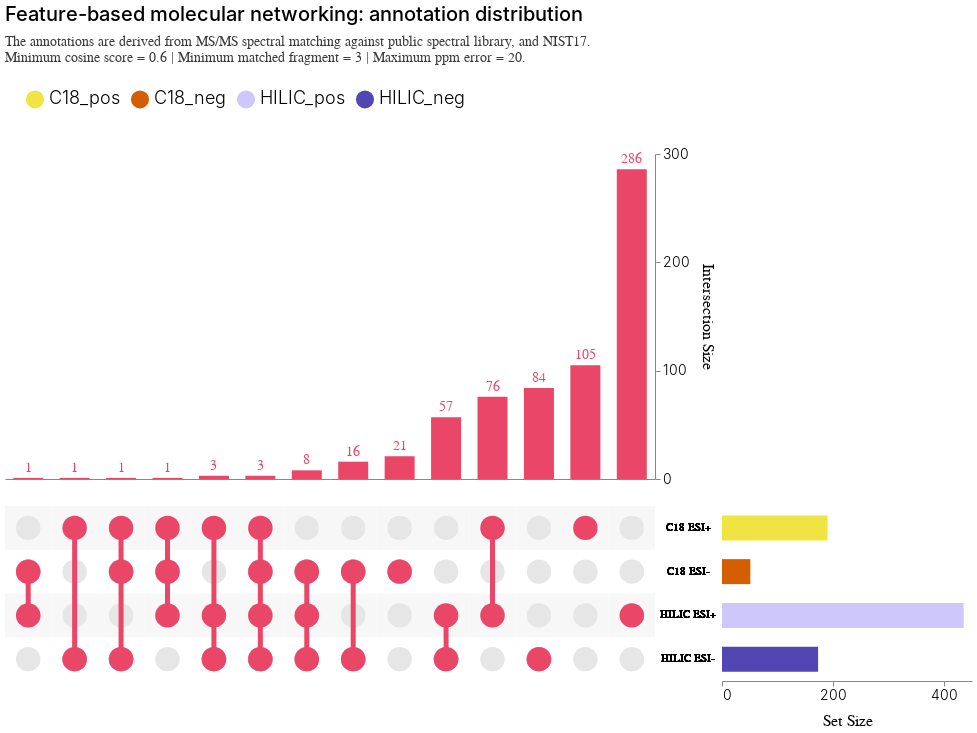

Notebook source saved alongside this figure:
### Code cell
UpSetAltair(
    data=df.copy(),
    title="Feature-based molecular networking: annotation distribution",
    subtitle=[
        "The annotations are derived from MS/MS spectral matching against public spectral library, and NIST17.",
        "Minimum cosine score = 0.6 | Minimum matched fragment = 3 | Maximum ppm error = 20."],
    sets=["C18_pos", "C18_neg", "HILIC_pos", "HILIC_neg"],
    abbre=["C18 ESI+", "C18 ESI-", "HILIC ESI+", "HILIC ESI-"],
    sort_by="frequency",
    sort_order="ascending",
    
    # Custom options:
    width=900,
    height=500,
    height_ratio=0.65,
    color_range=["#F0E442", "#D55E00", "#cdc7fc", "#5246b3"],
    #highlight_color="#d61e1e",
    horizontal_bar_chart_width=250,
    glyph_size=600,
    set_label_bg_size=650,
    line_connection_size=5,
    horizontal_bar_size=25,
    vertical_bar_label_size=14,
    vertical_bar_padding=14
)

### Figure 1 — Vega-Lite specification as saved in the notebook (floating-point values rounded to 4 significant figures)
{"config": {"view": {"continuousWidth": 400, "continuousHeight": 300, "stroke": null}, "axis": {"labelFontSize": 14, "labelFontWeight": 300, "titleFontSize": 16, "titleFontWeight": 400, "titlePadding": 10}, "concat": {"spacing": 0}, "legend": {"labelFontSize": 18, "labelFontWeight": 300, "orient": "top", "padding": 20, "symbolSize": 325.0, "symbolType": "circle", "titleFontSize": 16, "titleFontWeight": 400}, "title": {"anchor": "start", "fontSize": 18, "fontWeight": 400, "subtitlePadding": 10}}, "vconcat": [{"layer": [{"mark": {"type": "bar", "color": "#3A3A3A", "size": 30}, "encoding": {"color": {"condition": {"value": "#3A3A3A", "selection": {"not": "selector011"}}, "value": "#EA4667"}, "tooltip": [{"type": "quantitative", "aggregate": "max", "field": "count", "title": "Cardinality"}, {"type": "quantitative", "field": "degree", "title": "Degree"}], "x": {"type": "nominal", "axis": {"domain": true, "grid": false, "labels": false, "ticks": false}, "field": "intersection_id", "sort": {"field": "count", "order": "ascending"}, "title": null}, "y": {"type": "quantitative", "aggregate": "max", "axis": {"grid": false, "orient": "right", "tickCount": 3}, "field": "count", "title": "Intersection Size"}}, "height": 325.0, "selection": {"selector011": {"type": "single", "fields": ["intersection_id"], "on": "mouseover"}, "selector010": {"type": "multi", "fields": ["set"], "bind": "legend"}}, "transform": [{"filter": {"selection": "selector010"}}, {"pivot": "set", "value": "is_intersect", "groupby": ["intersection_id", "count"], "op": "max"}, {"aggregate": [{"op": "sum", "field": "count", "as": "count"}], "groupby": ["C18_pos", "C18_neg", "HILIC_pos", "HILIC_neg"]}, {"calculate": "(isDefined(datum['C18_pos']) ? datum['C18_pos'] : 0)+(isDefined(datum['C18_neg']) ? datum['C18_neg'] : 0)+(isDefined(datum['HILIC_pos']) ? datum['HILIC_pos'] : 0)+(isDefined(datum['HILIC_neg']) ? datum['HILIC_neg'] : 0)", "as": "degree"}, {"filter": "(datum['degree'] !== 0)"}, {"window": [{"op": "row_number", "field": "", "as": "intersection_id"}], "frame": [null, null]}, {"fold": ["C18_pos", "C18_neg", "HILIC_pos", "HILIC_neg"], "as": ["set", "is_intersect"]}, {"lookup": "set", "from": {"data": {"name": "data-81bd8564ec9a780c88980c1eb9b445b9"}, "key": "set", "fields": ["set_abbre"]}}, {"lookup": "set", "from": {"data": {"name": "data-219898c82a44a26c7955b1fca408adfc"}, "key": "set", "fields": ["set_order"]}}, {"filter": {"selection": "selector010"}}, {"window": [{"op": "distinct", "field": "set", "as": "set_order"}], "frame": [null, 0], "sort": [{"field": "set_order"}]}], "width": 650}, {"mark": {"type": "text", "color": "#3A3A3A", "dy": -10, "size": 14}, "encoding": {"color": {"condition": {"value": "#3A3A3A", "selection": {"not": "selector011"}}, "value": "#EA4667"}, "text": {"type": "quantitative", "field": "count", "format": ".0f"}, "tooltip": [{"type": "quantitative", "aggregate": "max", "field": "count", "title": "Cardinality"}, {"type": "quantitative", "field": "degree", "title": "Degree"}], "x": {"type": "nominal", "axis": {"domain": true, "grid": false, "labels": false, "ticks": false}, "field": "intersection_id", "sort": {"field": "count", "order": "ascending"}, "title": null}, "y": {"type": "quantitative", "aggregate": "max", "axis": {"grid": false, "orient": "right", "tickCount": 3}, "field": "count", "title": "Intersection Size"}}, "height": 325.0, "transform": [{"filter": {"selection": "selector010"}}, {"pivot": "set", "value": "is_intersect", "groupby": ["intersection_id", "count"], "op": "max"}, {"aggregate": [{"op": "sum", "field": "count", "as": "count"}], "groupby": ["C18_pos", "C18_neg", "HILIC_pos", "HILIC_neg"]}, {"calculate": "(isDefined(datum['C18_pos']) ? datum['C18_pos'] : 0)+(isDefined(datum['C18_neg']) ? datum['C18_neg'] : 0)+(isDefined(datum['HILIC_pos']) ? datum['HILIC_pos'] : 0)+(isDefined(datum['HILIC_neg']) ? datum['HILIC_neg'] : 0)", "as": "degree"}, {"filter": "(datum['degree'] !== 0)"}, {"window": [{"op": "row_number", "field": "", "as": "intersection_id"}], "frame": [null, null]}, {"fold": ["C18_pos", "C18_neg", "HILIC_pos", "HILIC_neg"], "as": ["set", "is_intersect"]}, {"lookup": "set", "from": {"data": {"name": "data-81bd8564ec9a780c88980c1eb9b445b9"}, "key": "set", "fields": ["set_abbre"]}}, {"lookup": "set", "from": {"data": {"name": "data-219898c82a44a26c7955b1fca408adfc"}, "key": "set", "fields": ["set_order"]}}, {"filter": {"selection": "selector010"}}, {"window": [{"op": "distinct", "field": "set", "as": "set_order"}], "frame": [null, 0], "sort": [{"field": "set_order"}]}], "width": 650}]}, {"hconcat": [{"layer": [{"mark": {"type": "circle", "opacity": 1, "size": 600}, "encoding": {"color": {"condition": {"value": "#3A3A3A", "selection": {"not": "selector011"}}, "value": "#EA4667"}, "tooltip": [{"type": "quantitative", "aggregate": "max", "field": "count", "title": "Cardinality"}, {"type": "quantitative", "field": "degree", "title": "Degree"}], "x": {"type": "nominal", "axis": {"domain": false, "grid": false, "labels": false, "ticks": false}, "field": "intersection_id", "sort": {"field": "count", "order": "ascending"}, "title": null}, "y": {"type": "nominal", "axis": {"domain": false, "grid": false, "labels": false, "ticks": false}, "field": "set_order", "title": null}}, "height": 175.0, "selection": {"selector011": {"type": "single", "fields": ["intersection_id"], "on": "mouseover"}, "selector010": {"type": "multi", "fields": ["set"], "bind": "legend"}}, "transform": [{"filter": {"selection": "selector010"}}, {"pivot": "set", "value": "is_intersect", "groupby": ["intersection_id", "count"], "op": "max"}, {"aggregate": [{"op": "sum", "field": "count", "as": "count"}], "groupby": ["C18_pos", "C18_neg", "HILIC_pos", "HILIC_neg"]}, {"calculate": "(isDefined(datum['C18_pos']) ? datum['C18_pos'] : 0)+(isDefined(datum['C18_neg']) ? datum['C18_neg'] : 0)+(isDefined(datum['HILIC_pos']) ? datum['HILIC_pos'] : 0)+(isDefined(datum['HILIC_neg']) ? datum['HILIC_neg'] : 0)", "as": "degree"}, {"filter": "(datum['degree'] !== 0)"}, {"window": [{"op": "row_number", "field": "", "as": "intersection_id"}], "frame": [null, null]}, {"fold": ["C18_pos", "C18_neg", "HILIC_pos", "HILIC_neg"], "as": ["set", "is_intersect"]}, {"lookup": "set", "from": {"data": {"name": "data-81bd8564ec9a780c88980c1eb9b445b9"}, "key": "set", "fields": ["set_abbre"]}}, {"lookup": "set", "from": {"data": {"name": "data-219898c82a44a26c7955b1fca408adfc"}, "key": "set", "fields": ["set_order"]}}, {"filter": {"selection": "selector010"}}, {"window": [{"op": "distinct", "field": "set", "as": "set_order"}], "frame": [null, 0], "sort": [{"field": "set_order"}]}, {"filter": "(datum['is_intersect'] === 1)"}], "width": 650}, {"mark": "rect", "encoding": {"color": {"value": "#F7F7F7"}, "tooltip": [{"type": "quantitative", "aggregate": "max", "field": "count", "title": "Cardinality"}, {"type": "quantitative", "field": "degree", "title": "Degree"}], "x": {"type": "nominal", "axis": {"domain": false, "grid": false, "labels": false, "ticks": false}, "field": "intersection_id", "sort": {"field": "count", "order": "ascending"}, "title": null}, "y": {"type": "nominal", "axis": {"domain": false, "grid": false, "labels": false, "ticks": false}, "field": "set_order", "title": null}}, "height": 175.0, "transform": [{"filter": {"selection": "selector010"}}, {"pivot": "set", "value": "is_intersect", "groupby": ["intersection_id", "count"], "op": "max"}, {"aggregate": [{"op": "sum", "field": "count", "as": "count"}], "groupby": ["C18_pos", "C18_neg", "HILIC_pos", "HILIC_neg"]}, {"calculate": "(isDefined(datum['C18_pos']) ? datum['C18_pos'] : 0)+(isDefined(datum['C18_neg']) ? datum['C18_neg'] : 0)+(isDefined(datum['HILIC_pos']) ? datum['HILIC_pos'] : 0)+(isDefined(datum['HILIC_neg']) ? datum['HILIC_neg'] : 0)", "as": "degree"}, {"filter": "(datum['degree'] !== 0)"}, {"window": [{"op": "row_number", "field": "", "as": "intersection_id"}], "frame": [null, null]}, {"fold": ["C18_pos", "C18_neg", "HILIC_pos", "HILIC_neg"], "as": ["set", "is_intersect"]}, {"lookup": "set", "from": {"data": {"name": "data-81bd8564ec9a780c88980c1eb9b445b9"}, "key": "set", "fields": ["set_abbre"]}}, {"lookup": "set", "from": {"data": {"name": "data-219898c82a44a26c7955b1fca408adfc"}, "key": "set", "fields": ["set_order"]}}, {"filter": {"selection": "selector010"}}, {"window": [{"op": "distinct", "field": "set", "as": "set_order"}], "frame": [null, 0], "sort": [{"field": "set_order"}]}, {"filter": "((datum['set_order'] % 2) === 1)"}], "width": 650}, {"mark": {"type": "circle", "opacity": 1, "size": 600}, "encoding": {"color": {"value": "#E6E6E6"}, "tooltip": [{"type": "quantitative", "aggregate": "max", "field": "count", "title": "Cardinality"}, {"type": "quantitative", "field": "degree", "title": "Degree"}], "x": {"type": "nominal", "axis": {"domain": false, "grid": false, "labels": false, "ticks": false}, "field": "intersection_id", "sort": {"field": "count", "order": "ascending"}, "title": null}, "y": {"type": "nominal", "axis": {"domain": false, "grid": false, "labels": false, "ticks": false}, "field": "set_order", "title": null}}, "height": 175.0, "transform": [{"filter": {"selection": "selector010"}}, {"pivot": "set", "value": "is_intersect", "groupby": ["intersection_id", "count"], "op": "max"}, {"aggregate": [{"op": "sum", "field": "count", "as": "count"}], "groupby": ["C18_pos", "C18_neg", "HILIC_pos", "HILIC_neg"]}, {"calculate": "(isDefined(datum['C18_pos']) ? datum['C18_pos'] : 0)+(isDefined(datum['C18_neg']) ? datum['C18_neg'] : 0)+(isDefined(datum['HILIC_pos']) ? datum['HILIC_pos'] : 0)+(isDefined(datum['HILIC_neg']) ? datum['HILIC_neg'] : 0)", "as": "degree"}, {"filter": "(datum['degree'] !== 0)"}, {"window": [{"op": "row_number", "field": "", "as": "intersection_id"}], "frame": [null, null]}, {"fold": ["C18_pos", "C18_neg", "HILIC_pos", "HILIC_neg"], "as": ["set", "is_intersect"]}, {"lookup": "set", "from": {"data": {"name": "data-81bd8564ec9a780c88980c1eb9b445b9"}, "key": "set", "fields": ["set_abbre"]}}, {"lookup": "set", "from": {"data": {"name": "data-219898c82a44a26c7955b1fca408adfc"}, "key": "set", "fields": ["set_order"]}}, {"filter": {"selection": "selector010"}}, {"window": [{"op": "distinct", "field": "set", "as": "set_order"}], "frame": [null, 0], "sort": [{"field": "set_order"}]}], "width": 650}, {"mark": {"type": "bar", "color": "#3A3A3A", "size": 5}, "encoding": {"color": {"condition": {"value": "#3A3A3A", "selection": {"not": "selector011"}}, "value": "#EA4667"}, "tooltip": [{"type": "quantitative", "aggregate": "max", "field": "count", "title": "Cardinality"}, {"type": "quantitative", "field": "degree", "title": "Degree"}], "x": {"type": "nominal", "axis": {"domain": true, "grid": false, "labels": false, "ticks": false}, "field": "intersection_id", "sort": {"field": "count", "order": "ascending"}, "title": null}, "y": {"type": "nominal", "aggregate": "min", "field": "set_order"}, "y2": {"aggregate": "max", "field": "set_order"}}, "height": 325.0, "transform": [{"filter": {"selection": "selector010"}}, {"pivot": "set", "value": "is_intersect", "groupby": ["intersection_id", "count"], "op": "max"}, {"aggregate": [{"op": "sum", "field": "count", "as": "count"}], "groupby": ["C18_pos", "C18_neg", "HILIC_pos", "HILIC_neg"]}, {"calculate": "(isDefined(datum['C18_pos']) ? datum['C18_pos'] : 0)+(isDefined(datum['C18_neg']) ? datum['C18_neg'] : 0)+(isDefined(datum['HILIC_pos']) ? datum['HILIC_pos'] : 0)+(isDefined(datum['HILIC_neg']) ? datum['HILIC_neg'] : 0)", "as": "degree"}, {"filter": "(datum['degree'] !== 0)"}, {"window": [{"op": "row_number", "field": "", "as": "intersection_id"}], "frame": [null, null]}, {"fold": ["C18_pos", "C18_neg", "HILIC_pos", "HILIC_neg"], "as": ["set", "is_intersect"]}, {"lookup": "set", "from": {"data": {"name": "data-81bd8564ec9a780c88980c1eb9b445b9"}, "key": "set", "fields": ["set_abbre"]}}, {"lookup": "set", "from": {"data": {"name": "data-219898c82a44a26c7955b1fca408adfc"}, "key": "set", "fields": ["set_order"]}}, {"filter": {"selection": "selector010"}}, {"window": [{"op": "distinct", "field": "set", "as": "set_order"}], "frame": [null, 0], "sort": [{"field": "set_order"}]}, {"filter": "(datum['is_intersect'] === 1)"}], "width": 650}, {"mark": {"type": "circle", "opacity": 1, "size": 600}, "encoding": {"color": {"condition": {"value": "#3A3A3A", "selection": {"not": "selector011"}}, "value": "#EA4667"}, "tooltip": [{"type": "quantitative", "aggregate": "max", "field": "count", "title": "Cardinality"}, {"type": "quantitative", "field": "degree", "title": "Degree"}], "x": {"type": "nominal", "axis": {"domain": false, "grid": false, "labels": false, "ticks": false}, "field": "intersection_id", "sort": {"field": "count", "order": "ascending"}, "title": null}, "y": {"type": "nominal", "axis": {"domain": false, "grid": false, "labels": false, "ticks": false}, "field": "set_order", "title": null}}, "height": 175.0, "transform": [{"filter": {"selection": "selector010"}}, {"pivot": "set", "value": "is_intersect", "groupby": ["intersection_id", "count"], "op": "max"}, {"aggregate": [{"op": "sum", "field": "count", "as": "count"}], "groupby": ["C18_pos", "C18_neg", "HILIC_pos", "HILIC_neg"]}, {"calculate": "(isDefined(datum['C18_pos']) ? datum['C18_pos'] : 0)+(isDefined(datum['C18_neg']) ? datum['C18_neg'] : 0)+(isDefined(datum['HILIC_pos']) ? datum['HILIC_pos'] : 0)+(isDefined(datum['HILIC_neg']) ? datum['HILIC_neg'] : 0)", "as": "degree"}, {"filter": "(datum['degree'] !== 0)"}, {"window": [{"op": "row_number", "field": "", "as": "intersection_id"}], "frame": [null, null]}, {"fold": ["C18_pos", "C18_neg", "HILIC_pos", "HILIC_neg"], "as": ["set", "is_intersect"]}, {"lookup": "set", "from": {"data": {"name": "data-81bd8564ec9a780c88980c1eb9b445b9"}, "key": "set", "fields": ["set_abbre"]}}, {"lookup": "set", "from": {"data": {"name": "data-219898c82a44a26c7955b1fca408adfc"}, "key": "set", "fields": ["set_order"]}}, {"filter": {"selection": "selector010"}}, {"window": [{"op": "distinct", "field": "set", "as": "set_order"}], "frame": [null, 0], "sort": [{"field": "set_order"}]}, {"filter": "(datum['is_intersect'] === 1)"}], "width": 650}]}, {"mark": {"type": "text", "align": "center"}, "encoding": {"color": {"value": "black"}, "opacity": {"value": 1}, "text": {"type": "nominal", "field": "set_abbre"}, "y": {"type": "nominal", "axis": {"domain": false, "grid": false, "labels": false, "ticks": false}, "field": "set_order", "title": null}}, "selection": {"selector010": {"type": "multi", "fields": ["set"], "bind": "legend"}}, "transform": [{"filter": {"selection": "selector010"}}, {"pivot": "set", "value": "is_intersect", "groupby": ["intersection_id", "count"], "op": "max"}, {"aggregate": [{"op": "sum", "field": "count", "as": "count"}], "groupby": ["C18_pos", "C18_neg", "HILIC_pos", "HILIC_neg"]}, {"calculate": "(isDefined(datum['C18_pos']) ? datum['C18_pos'] : 0)+(isDefined(datum['C18_neg']) ? datum['C18_neg'] : 0)+(isDefined(datum['HILIC_pos']) ? datum['HILIC_pos'] : 0)+(isDefined(datum['HILIC_neg']) ? datum['HILIC_neg'] : 0)", "as": "degree"}, {"filter": "(datum['degree'] !== 0)"}, {"window": [{"op": "row_number", "field": "", "as": "intersection_id"}], "frame": [null, null]}, {"fold": ["C18_pos", "C18_neg", "HILIC_pos", "HILIC_neg"], "as": ["set", "is_intersect"]}, {"lookup": "set", "from": {"data": {"name": "data-81bd8564ec9a780c88980c1eb9b445b9"}, "key": "set", "fields": ["set_abbre"]}}, {"lookup": "set", "from": {"data": {"name": "data-219898c82a44a26c7955b1fca408adfc"}, "key": "set", "fields": ["set_order"]}}, {"filter": {"selection": "selector010"}}, {"window": [{"op": "distinct", "field": "set", "as": "set_order"}], "frame": [null, 0], "sort": [{"field": "set_order"}]}]}, {"mark": {"type": "bar", "size": 25}, "encoding": {"color": {"type": "nominal", "field": "set", "scale": {"domain": ["C18_pos", "C18_neg", "HILIC_pos", "HILIC_neg"], "range": ["#F0E442", "#D55E00", "#cdc7fc", "#5246b3"]}, "title": null}, "opacity": {"value": 1}, "x": {"type": "quantitative", "aggregate": "sum", "axis": {"grid": false, "tickCount": 3}, "field": "count", "title": "Set Size"}, "y": {"type": "nominal", "axis": {"domain": false, "grid": false, "labels": false, "ticks": false}, "field": "set_order", "title": null}}, "selection": {"selector010": {"type": "multi", "fields": ["set"], "bind": "legend"}}, "transform": [{"filter": {"selection": "selector010"}}, {"pivot": "set", "value": "is_intersect", "groupby": ["intersection_id", "count"], "op": "max"}, {"aggregate": [{"op": "sum", "field": "count", "as": "count"}], "groupby": ["C18_pos", "C18_neg", "HILIC_pos", "HILIC_neg"]}, {"calculate": "(isDefined(datum['C18_pos']) ? datum['C18_pos'] : 0)+(isDefined(datum['C18_neg']) ? datum['C18_neg'] : 0)+(isDefined(datum['HILIC_pos']) ? datum['HILIC_pos'] : 0)+(isDefined(datum['HILIC_neg']) ? datum['HILIC_neg'] : 0)", "as": "degree"}, {"filter": "(datum['degree'] !== 0)"}, {"window": [{"op": "row_number", "field": "", "as": "intersection_id"}], "frame": [null, null]}, {"fold": ["C18_pos", "C18_neg", "HILIC_pos", "HILIC_neg"], "as": ["set", "is_intersect"]}, {"lookup": "set", "from": {"data": {"name": "data-81bd8564ec9a780c88980c1eb9b445b9"}, "key": "set", "fields": ["set_abbre"]}}, {"lookup": "set", "from": {"data": {"name": "data-219898c82a44a26c7955b1fca408adfc"}, "key": "set", "fields": ["set_order"]}}, {"filter": {"selection": "selector010"}}, {"window": [{"op": "distinct", "field": "set", "as": "set_order"}], "frame": [null, 0], "sort": [{"field": "set_order"}]}, {"filter": "(datum['is_intersect'] === 1)"}], "width": 250}], "resolve": {"scale": {"y": "shared"}}, "spacing": 5}], "data": {"name": "data-29a00ce5de0c49d1819f67df91b39386"}, "spacing": 20, "title": {"text": "Feature-based molecular networking: annotation distribution", "subtitle": ["The annotations are derived from MS/MS spectral matching against public spectral library, and NIST17.", "Minimum cosine score = 0.6 | Minimum matched fragment = 3 | Maximum ppm error = 20."], "fontSize": 20, "fontWeight": 500, "subtitleColor": "#3A3A3A", "subtitleFontSize": 14}, "$schema": "https://vega.github.io/schema/vega-lite/v4.8.1.json", "datasets": {"data-29a00ce5de0c49d1819f67df91b39386": [{"intersection_id": 5, "count": 1, "degree": 2, "set": "C18_pos", "is_intersect": 0}, {"intersection_id": 8, "count": 1, "degree": 2, "set": "C18_pos", "is_intersect": 1}, {"intersection_id": 11, "count": 1, "degree": 3, "set": "C18_pos", "is_intersect": 1}, {"intersection_id": 12, "count": 1, "degree": 3, "set": "C18_pos", "is_intersect": 1}, {"intersection_id": 10, "count": 3, "degree": 3, "set": "C18_pos", "is_intersect": 1}, {"intersection_id": 13, "count": 3, "degree": 4, "set": "C18_pos", "is_intersect": 1}, {"intersection_id": 6, "count": 8, "degree": 3, "set": "C18_pos", "is_intersect": 0}, {"intersection_id": 4, "count": 16, "degree": 2, "set": "C18_pos", "is_intersect": 0}, {"intersection_id": 3, "count": 21, "degree": 1, "set": "C18_pos", "is_intersect": 0}, {"intersection_id": 2, "count": 57, "degree": 2, "set": "C18_pos", "is_intersect": 0}, {"intersection_id": 9, "count": 76, "degree": 2, "set": "C18_pos", "is_intersect": 1}, {"intersection_id": 0, "count": 84, "degree": 1, "set": "C18_pos", "is_intersect": 0}, {"intersection_id": 7, "count": 105, "degree": 1, "set": "C18_pos", "is_intersect": 1}, {"intersection_id": 1, "count": 286, "degree": 1, "set": "C18_pos", "is_intersect": 0}, {"intersection_id": 5, "count": 1, "degree": 2, "set": "C18_neg", "is_intersect": 1}, {"intersection_id": 8, "count": 1, "degree": 2, "set": "C18_neg", "is_intersect": 0}, {"intersection_id": 11, "count": 1, "degree": 3, "set": "C18_neg", "is_intersect": 1}, {"intersection_id": 12, "count": 1, "degree": 3, "set": "C18_neg", "is_intersect": 1}, {"intersection_id": 10, "count": 3, "degree": 3, "set": "C18_neg", "is_intersect": 0}, {"intersection_id": 13, "count": 3, "degree": 4, "set": "C18_neg", "is_intersect": 1}, {"intersection_id": 6, "count": 8, "degree": 3, "set": "C18_neg", "is_intersect": 1}, {"intersection_id": 4, "count": 16, "degree": 2, "set": "C18_neg", "is_intersect": 1}, {"intersection_id": 3, "count": 21, "degree": 1, "set": "C18_neg", "is_intersect": 1}, {"intersection_id": 2, "count": 57, "degree": 2, "set": "C18_neg", "is_intersect": 0}, {"intersection_id": 9, "count": 76, "degree": 2, "set": "C18_neg", "is_intersect": 0}, {"intersection_id": 0, "count": 84, "degree": 1, "set": "C18_neg", "is_intersect": 0}, {"intersection_id": 7, "count": 105, "degree": 1, "set": "C18_neg", "is_intersect": 0}, {"intersection_id": 1, "count": 286, "degree": 1, "set": "C18_neg", "is_intersect": 0}, {"intersection_id": 5, "count": 1, "degree": 2, "set": "HILIC_pos", "is_intersect": 1}, {"intersection_id": 8, "count": 1, "degree": 2, "set": "HILIC_pos", "is_intersect": 0}, {"intersection_id": 11, "count": 1, "degree": 3, "set": "HILIC_pos", "is_intersect": 0}, {"intersection_id": 12, "count": 1, "degree": 3, "set": "HILIC_pos", "is_intersect": 1}, {"intersection_id": 10, "count": 3, "degree": 3, "set": "HILIC_pos", "is_intersect": 1}, {"intersection_id": 13, "count": 3, "degree": 4, "set": "HILIC_pos", "is_intersect": 1}, {"intersection_id": 6, "count": 8, "degree": 3, "set": "HILIC_pos", "is_intersect": 1}, {"intersection_id": 4, "count": 16, "degree": 2, "set": "HILIC_pos", "is_intersect": 0}, {"intersection_id": 3, "count": 21, "degree": 1, "set": "HILIC_pos", "is_intersect": 0}, {"intersection_id": 2, "count": 57, "degree": 2, "set": "HILIC_pos", "is_intersect": 1}, {"intersection_id": 9, "count": 76, "degree": 2, "set": "HILIC_pos", "is_intersect": 1}, {"intersection_id": 0, "count": 84, "degree": 1, "set": "HILIC_pos", "is_intersect": 0}, {"intersection_id": 7, "count": 105, "degree": 1, "set": "HILIC_pos", "is_intersect": 0}, {"intersection_id": 1, "count": 286, "degree": 1, "set": "HILIC_pos", "is_intersect": 1}, {"intersection_id": 5, "count": 1, "degree": 2, "set": "HILIC_neg", "is_intersect": 0}, {"intersection_id": 8, "count": 1, "degree": 2, "set": "HILIC_neg", "is_intersect": 1}, {"intersection_id": 11, "count": 1, "degree": 3, "set": "HILIC_neg", "is_intersect": 1}, {"intersection_id": 12, "count": 1, "degree": 3, "set": "HILIC_neg", "is_intersect": 0}, {"intersection_id": 10, "count": 3, "degree": 3, "set": "HILIC_neg", "is_intersect": 1}, {"intersection_id": 13, "count": 3, "degree": 4, "set": "HILIC_neg", "is_intersect": 1}, {"intersection_id": 6, "count": 8, "degree": 3, "set": "HILIC_neg", "is_intersect": 1}, {"intersection_id": 4, "count": 16, "degree": 2, "set": "HILIC_neg", "is_intersect": 1}, {"intersection_id": 3, "count": 21, "degree": 1, "set": "HILIC_neg", "is_intersect": 0}, {"intersection_id": 2, "count": 57, "degree": 2, "set": "HILIC_neg", "is_intersect": 1}, {"intersection_id": 9, "count": 76, "degree": 2, "set": "HILIC_neg", "is_intersect": 0}, {"intersection_id": 0, "count": 84, "degree": 1, "set": "HILIC_neg", "is_intersect": 1}, {"intersection_id": 7, "count": 105, "degree": 1, "set": "HILIC_neg", "is_intersect": 0}, {"intersection_id": 1, "count": 286, "degree": 1, "set": "HILIC_neg", "is_intersect": 0}], "data-81bd8564ec9a780c88980c1eb9b445b9": [{"set": "C18_pos", "set_abbre": "C18 ESI+"}, {"set": "C18_neg", "set_abbre": "C18 ESI-"}, {"set": "HILIC_pos", "set_abbre": "HILIC ESI+"}, {"set": "HILIC_neg", "set_abbre": "HILIC ESI-"}], "data-219898c82a44a26c7955b1fca408adfc": [{"set": "C18_pos", "set_order": 1}, {"set": "C18_neg", "set_order": 2}, {"set": "HILIC_pos", "set_order": 3}, {"set": "HILIC_neg", "set_order": 4}]}}
